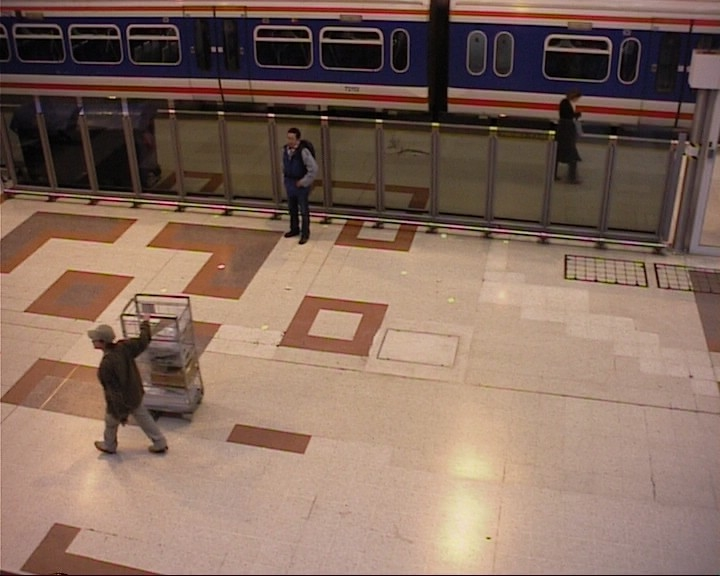
#> input picture in000216.jpg, 720 x 576 px
$ jupyter execute 'Suivi par filtre de correlation.ipynb'
#> lines starting #> are read from the running program, lines starting #| are printed output that depends on the picture
INF6804 Vision par ordinateur

Polytechnique Montréal

Exemple de suivi par filtre de correlation

[cell 1]
import cv2
import matplotlib.pyplot as plt
import matplotlib.patches as patches
import numpy as np

Lecture de deux images tests et affichage.

[cell 2]
image1 = cv2.imread('in000216.jpg')
#> image1 is the input picture: shape (576, 720, 3); mean B, G, R 93.7, 107.3, 133.3
image2 = cv2.imread('in000219.jpg')
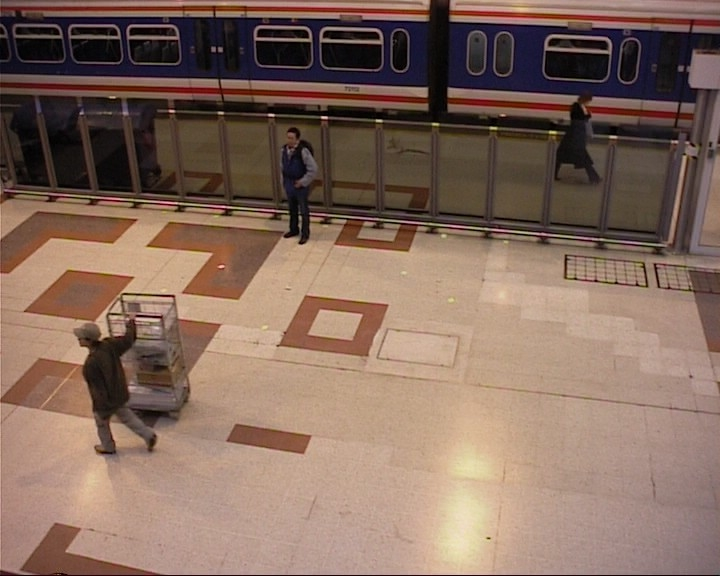
#> input picture in000219.jpg, 720 x 576 px
#> image2 is the input picture: shape (576, 720, 3); mean B, G, R 93.6, 107.2, 133.2
image1 = image1[:,:,::-1]
image2 = image2[:,:,::-1]
f, axarr = plt.subplots(1, 2, figsize=(15,15))
axarr[0].imshow(image1)
axarr[1].imshow(image2)
plt.show()
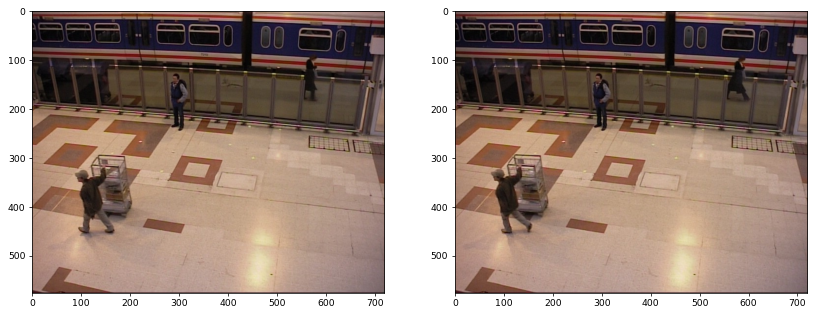
#> figure drawn by matplotlib, 2 panels

Définition de la région d'intérêt

[cell 3]
# Pour suivre une des trois personnes
#bbox = (279, 120, 36, 120)
#bbox = (83, 300, 70, 160)
bbox = (547, 90, 45, 100)
fig,ax = plt.subplots(1)
ax.imshow(image1)
rect = patches.Rectangle((bbox[0],bbox[1]),bbox[2],bbox[3],linewidth=2,edgecolor='r',facecolor='none')
ax.add_patch(rect)
plt.show()
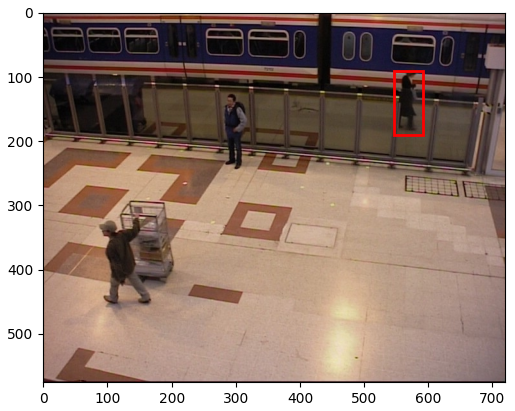
#> figure drawn by matplotlib, 1 panel

Initialisation de la méthode de suivi KCF.

[cell 4]
tracker = cv2.TrackerKCF_create()
ok = tracker.init(image1, bbox)  #ok permet de vérifier si tout se passe bien. Ici, je ne fais pas de vérification...

Suivi dans l'autre trame et affichage du résultat.

[cell 5]
ok, bbox = tracker.update(image2)
#> ok = True; bbox = (547, 90, 45, 100)

fig,ax = plt.subplots(1)
ax.imshow(image2)
rect = patches.Rectangle((bbox[0],bbox[1]),bbox[2],bbox[3],linewidth=2,edgecolor='r',facecolor='none')
ax.add_patch(rect)
plt.show()
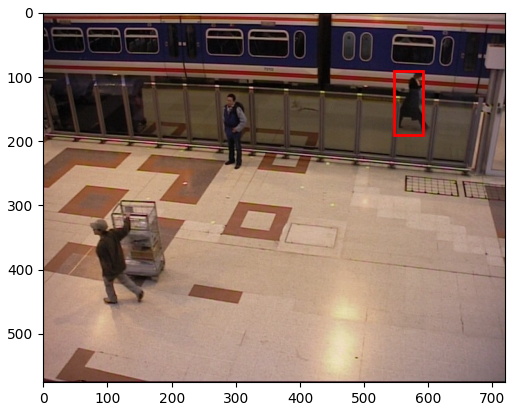
#> figure drawn by matplotlib, 1 panel

Suivi sur une autre trame.

[cell 6]
#Lecture de la trame
image3 = cv2.imread('in000222.jpg')
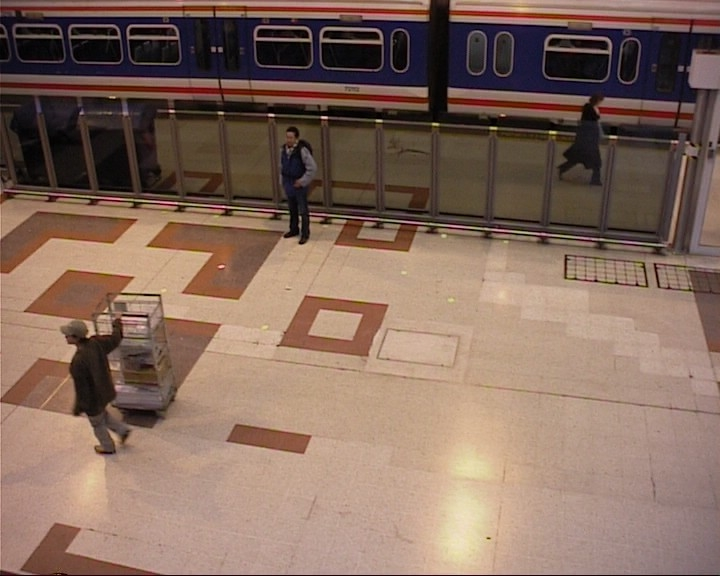
#> input picture in000222.jpg, 720 x 576 px
#> image3 is the input picture: shape (576, 720, 3); mean B, G, R 93.6, 107.1, 133.1
image3 = image3[:,:,::-1]

#Suivi et affichage
ok, bbox = tracker.update(image3)
#> bbox = (556, 91, 45, 100)
fig,ax = plt.subplots(1)
ax.imshow(image3)
rect = patches.Rectangle((bbox[0],bbox[1]),bbox[2],bbox[3],linewidth=2,edgecolor='r',facecolor='none')
ax.add_patch(rect)
plt.show()
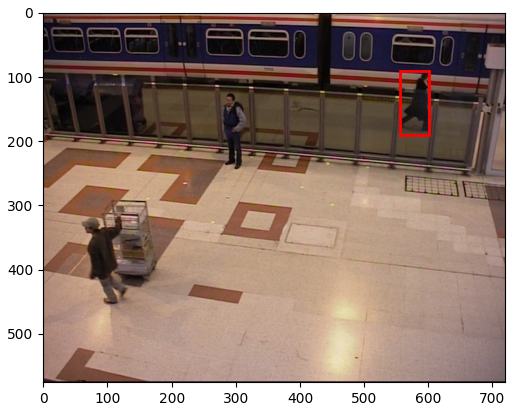
#> figure drawn by matplotlib, 1 panel

[cell 7]
print(ok)
#| True

[cell 8]
#Lecture de la trame
image4 = cv2.imread('in000225.jpg') #Essayer 235, 227
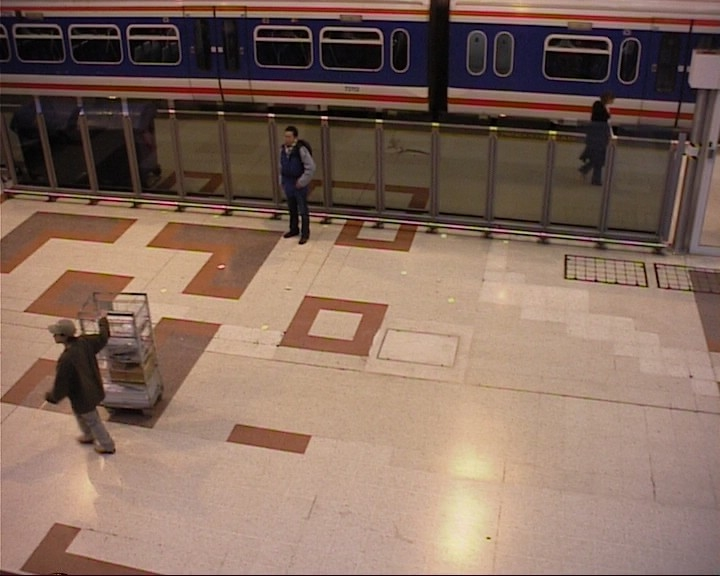
#> input picture in000225.jpg, 720 x 576 px
#> image4 is the input picture: shape (576, 720, 3); mean B, G, R 93.5, 106.9, 132.8
image4 = image4[:,:,::-1]

#Suivi et affichage
ok, bbox = tracker.update(image4)
#> bbox = (566, 91, 45, 100)
fig,ax = plt.subplots(1)
ax.imshow(image4)
rect = patches.Rectangle((bbox[0],bbox[1]),bbox[2],bbox[3],linewidth=2,edgecolor='r',facecolor='none')
ax.add_patch(rect)
plt.show()
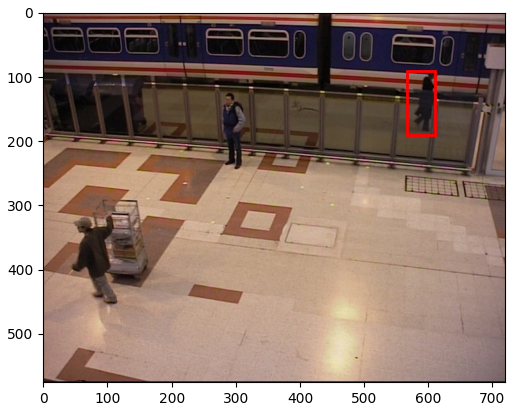
#> figure drawn by matplotlib, 1 panel
